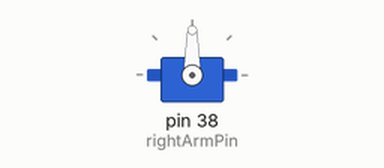
Recording of a sketch running on a simulated Arduino Mega 2560, built with avr-gcc and run on an emulated ATmega2560. On the bench: servo.

Above: at 0.1 s.
At 8.1 s:
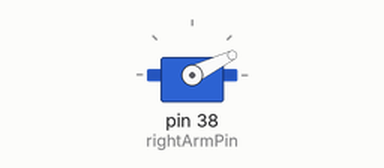
Timing chart, 0 to 9.6 s (numbered marks = the images above):
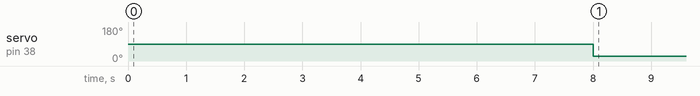

The sketch:

ArmServo.ino
```cpp
#include <Servo.h>

const int rightArmPin = 38;
const unsigned long FORWARD = 1000;
const unsigned long STOP = 1500;
const unsigned long REVERSE = 2000;
const unsigned long HOLD_OFF_TIME = 8000;

Servo rightArm;
unsigned long _timeOfLastCommand;

void setup() {
  delay(5);
  pinMode(rightArmPin, OUTPUT);
  digitalWrite(rightArmPin, LOW);
  rightArm.attach(rightArmPin, 800, 2200);
  rightArm.writeMicroseconds(STOP);
  delay(5);
}

unsigned long previousMillis = 0;

void loop() {
  unsigned long currentMillis = millis();
  if (currentMillis - previousMillis <= 1000) forward();
  else if (currentMillis - previousMillis <= 2000) reverse();
  else if (currentMillis - previousMillis <= 3000) previousMillis = currentMillis;
}

void forward() {
  checkHoldOffTime();
  rightArm.writeMicroseconds(FORWARD);
  _timeOfLastCommand = millis();
}

void reverse() {
  checkHoldOffTime();
  rightArm.writeMicroseconds(REVERSE);
  _timeOfLastCommand = millis();
}

void checkHoldOffTime() {
  unsigned long timeSinceStartUp = millis();
  if (timeSinceStartUp <= _timeOfLastCommand) {
    delay(HOLD_OFF_TIME);
  }
  unsigned long timeSinceLastCommand = timeSinceStartUp - _timeOfLastCommand;
  if (timeSinceLastCommand < HOLD_OFF_TIME) {
    delay(HOLD_OFF_TIME - timeSinceLastCommand);
  }
}
```

Measured:
- by itself, servo on pin 38 (rightArmPin): 90° → 26° at 8.0 s
